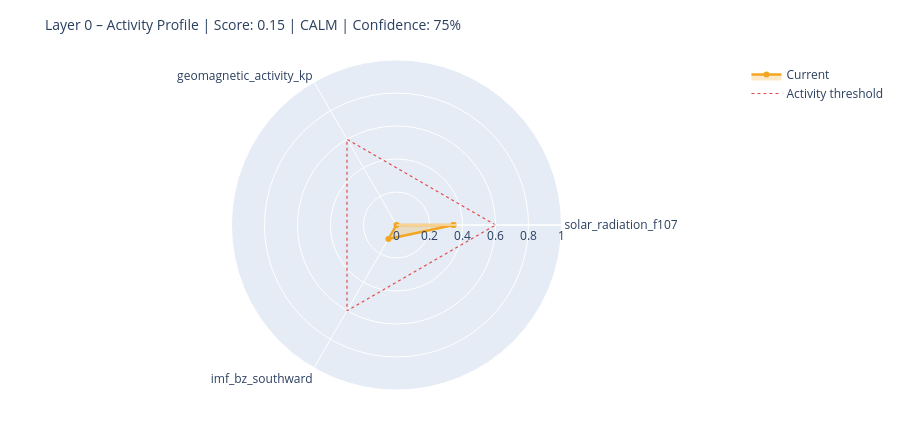

The notebook cell this image was saved under:
### Markdown cell above
---
## 6. State Assessment & Handoff to Layer 1

### Code cell
# ============================================================
# STEP 1 – Collect raw values with source modes
# Mode: 'primary' | 'fallback_3h' | 'last_valid' | 'missing'
# ============================================================

def safe_last(df, col):
    if df is None or col not in df.columns: return None
    s = df[col].dropna()
    return float(s.iloc[-1]) if not s.empty else None

f107_now = safe_last(df_f107, 'f10.7')
bz_now   = safe_last(df_mag,  'bz_gsm')
kp_now   = safe_last(df_kp,   'kp')
sw_now   = safe_last(df_sw,   'speed')

source_modes = {
    'F10.7':    'primary'  if f107_now is not None else 'missing',
    'Kp':       'primary'  if kp_now   is not None else 'missing',
    'IMF_Bz':   'primary'  if bz_now   is not None else 'missing',
    'SW_speed': 'primary'  if sw_now   is not None else 'missing',
}

# Kp Fallback – 3h endpoint
if kp_now is None:
    try:
        r = requests.get(
            'https://services.swpc.noaa.gov/json/noaa-planetary-k-index.json',
            timeout=10)
        r.raise_for_status()
        fb = pd.DataFrame(r.json())
        tc = next((c for c in fb.columns if 'time' in c.lower()), fb.columns[0])
        kc = next((c for c in fb.columns if 'kp' in c.lower() and c != tc), None)
        if kc:
            fb[kc] = fb[kc].astype(str).str.extract(r'([0-9]+(?:\.[0-9]*)?)')[0]
            fb[kc] = pd.to_numeric(fb[kc], errors='coerce')
            fb = fb[fb[kc] >= 0].dropna(subset=[kc])
            if not fb.empty:
                kp_now = float(fb[kc].iloc[-1])
                source_modes['Kp'] = 'fallback_3h'
                print(f'  Kp fallback (3h): {kp_now:.1f}')
    except Exception as e:
        print(f'  Kp fallback failed: {e}')

# Solar Wind Fallback – last valid value
if sw_now is None and df_sw is not None and 'speed' in df_sw.columns:
    s = df_sw['speed'].dropna()
    if not s.empty:
        sw_now = float(s.iloc[-1])
        source_modes['SW_speed'] = 'last_valid'
        print(f'  SW fallback (last_valid): {sw_now:.0f} km/s')

print()
print('Source modes:', source_modes)

# ============================================================
# STEP 2 – Score from available components only
# ============================================================

def norm(v, lo, hi):
    if v is None: return None
    return max(0.0, min(1.0, (v - lo) / (hi - lo)))

COMPONENTS = {
    'solar_radiation_f107':    (f107_now, norm(f107_now, 60, 250)),
    'geomagnetic_activity_kp': (kp_now,   norm(kp_now,   0,   9)),
    'imf_bz_southward':        (bz_now,   norm(-(bz_now or 0) if bz_now else None, -5, 30)
                                           if bz_now is not None else None),
    'solar_wind_speed':        (sw_now,   norm(sw_now, 300, 800)),
}

available   = {k: v[1] for k, v in COMPONENTS.items() if v[1] is not None}
unavailable = [k for k, v in COMPONENTS.items() if v[1] is None]

layer0_score = round(sum(available.values()) / len(available), 4) if available else None
confidence   = round(len(available) / len(COMPONENTS), 2)

level = ('unknown'  if layer0_score is None
         else 'calm'     if layer0_score < 0.3
         else 'moderate' if layer0_score < 0.6
         else 'active')

# ============================================================
# STEP 3 – Dominant Driver
# ============================================================

def dominant_driver(kp, f107, bz, sw):
    candidates = []
    if kp   is not None and kp   >= 4:   candidates.append(('geomagnetic',    kp / 9))
    if sw   is not None and sw   >= 500:  candidates.append(('solar_wind',     sw / 800))
    if bz   is not None and bz   <= -5:   candidates.append(('imf_southward',  abs(bz) / 30))
    if f107 is not None and f107 >= 150:  candidates.append(('solar_radiation',f107 / 250))
    return max(candidates, key=lambda x: x[1])[0] if candidates else 'none'

driver = dominant_driver(kp_now, f107_now, bz_now, sw_now)

# ============================================================
# STEP 4 – Downstream expectations
# ============================================================

def downstream_expectation(driver, score, kp, bz, f107):
    exp = {
        'magnetosphere':        'calm',
        'ionosphere':           'calm',
        'schumann_resonance':   'unchanged',
        'lithosphere_currents': 'low',
    }
    if driver == 'geomagnetic' or (kp and kp >= 5):
        exp['magnetosphere']        = 'compressed / storm'
        exp['ionosphere']           = 'elevated disturbance (TEC variability)'
        exp['schumann_resonance']   = 'elevated amplitude possible'
        exp['lithosphere_currents'] = 'elevated induction currents'
    elif driver == 'imf_southward' or (bz and bz <= -5):
        exp['magnetosphere']        = 'energy coupling active'
        exp['ionosphere']           = 'elevated electron density possible'
        exp['schumann_resonance']   = 'slight modulation possible'
    elif driver == 'solar_radiation' or (f107 and f107 >= 150):
        exp['ionosphere']           = 'elevated ionization (F-layer)'
        exp['schumann_resonance']   = 'slightly elevated background activity'
    return exp

downstream = downstream_expectation(driver, layer0_score, kp_now, bz_now, f107_now)

# ============================================================
# CONSOLE OUTPUT
# ============================================================

W = 58
print('=' * W)
print('LAYER 0 – STATE ASSESSMENT')
print('=' * W)
for name, (raw_v, score_v) in COMPONENTS.items():
    if score_v is not None:
        bar = '█' * int(score_v * 20) + '░' * (20 - int(score_v * 20))
        print(f'  {name:<35}  {bar}  {score_v:.2f}')
    else:
        print(f'  {name:<35}  {"─" * 20}  n/a')
print('-' * W)
print(f'  Score ({len(available)}/{len(COMPONENTS)} components):  {layer0_score:.3f}')
print(f'  Confidence:         {confidence:.0%}')
print(f'  Level:              {level.upper()}')
print(f'  Dominant Driver:    {driver}')

# Radar chart
cats = list(available.keys())
vals = list(available.values())
if len(cats) >= 3:
    fig = go.Figure()
    fig.add_trace(go.Scatterpolar(
        r=vals + [vals[0]], theta=cats + [cats[0]],
        fill='toself', fillcolor='rgba(242,166,35,0.25)',
        line=dict(color='#F2A623', width=2.5), name='Current'
    ))
    fig.add_trace(go.Scatterpolar(
        r=[0.6] * (len(cats) + 1), theta=cats + [cats[0]],
        line=dict(color='#E24B4A', dash='dot', width=1.2),
        mode='lines', name='Activity threshold'
    ))
    fig.update_layout(
        title=dict(text=f'Layer 0 – Activity Profile | Score: {layer0_score:.2f} | {level.upper()} | Confidence: {confidence:.0%}',
                   font=dict(size=14)),
        polar=dict(radialaxis=dict(visible=True, range=[0, 1])),
        height=430, showlegend=True,
        margin=dict(l=60, r=60, t=60, b=40)
    )
    fig.show()

### Figure 1 — Plotly figure (JSON) as saved in the notebook; plotly's stock layout.template omitted (floating-point values rounded to 4 significant figures)
{"data": [{"fill": "toself", "fillcolor": "rgba(242,166,35,0.25)", "line": {"color": "#F2A623", "width": 2.5}, "name": "Current", "r": [0.3457, 0.0, 0.098, 0.3457], "theta": ["solar_radiation_f107", "geomagnetic_activity_kp", "imf_bz_southward", "solar_radiation_f107"], "type": "scatterpolar"}, {"line": {"color": "#E24B4A", "dash": "dot", "width": 1.2}, "mode": "lines", "name": "Activity threshold", "r": [0.6, 0.6, 0.6, 0.6], "theta": ["solar_radiation_f107", "geomagnetic_activity_kp", "imf_bz_southward", "solar_radiation_f107"], "type": "scatterpolar"}], "layout": {"height": 430, "margin": {"b": 40, "l": 60, "r": 60, "t": 60}, "polar": {"radialaxis": {"range": [0, 1], "visible": true}}, "showlegend": true, "title": {"font": {"size": 14}, "text": "Layer 0 – Activity Profile | Score: 0.15 | CALM | Confidence: 75%"}}}
